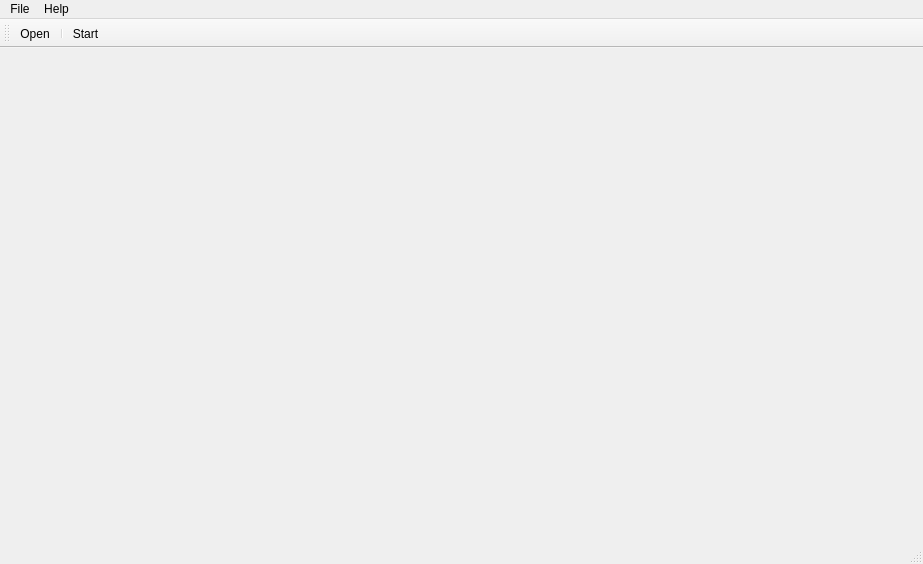
<?xml version="1.0" encoding="UTF-8"?>
<ui version="4.0">
 <class>MainWindow</class>
 <widget class="QMainWindow" name="MainWindow">
  <property name="geometry">
   <rect>
    <x>0</x>
    <y>0</y>
    <width>923</width>
    <height>564</height>
   </rect>
  </property>
  <property name="sizePolicy">
   <sizepolicy hsizetype="Fixed" vsizetype="Fixed">
    <horstretch>0</horstretch>
    <verstretch>0</verstretch>
   </sizepolicy>
  </property>
  <property name="windowTitle">
   <string>ImageClustering</string>
  </property>
  <widget class="QWidget" name="centralWidget">
   <layout class="QGridLayout" name="gridLayout">
    <property name="sizeConstraint">
     <enum>QLayout::SetNoConstraint</enum>
    </property>
   </layout>
  </widget>
  <widget class="QMenuBar" name="menuBar">
   <property name="geometry">
    <rect>
     <x>0</x>
     <y>0</y>
     <width>923</width>
     <height>21</height>
    </rect>
   </property>
   <widget class="QMenu" name="menuFile">
    <property name="title">
     <string>File</string>
    </property>
    <addaction name="separator"/>
    <addaction name="actionOpen"/>
    <addaction name="actionClose"/>
   </widget>
   <widget class="QMenu" name="menuAbout">
    <property name="title">
     <string>Help</string>
    </property>
    <addaction name="actionAbout"/>
   </widget>
   <addaction name="menuFile"/>
   <addaction name="menuAbout"/>
  </widget>
  <widget class="QToolBar" name="mainToolBar">
   <attribute name="toolBarArea">
    <enum>TopToolBarArea</enum>
   </attribute>
   <attribute name="toolBarBreak">
    <bool>false</bool>
   </attribute>
   <addaction name="actionOpen"/>
   <addaction name="separator"/>
   <addaction name="actionStart"/>
  </widget>
  <widget class="QStatusBar" name="statusBar"/>
  <action name="actionOpen">
   <property name="text">
    <string>Open</string>
   </property>
  </action>
  <action name="actionClose">
   <property name="text">
    <string>Close</string>
   </property>
  </action>
  <action name="actionAbout">
   <property name="text">
    <string>About</string>
   </property>
  </action>
  <action name="actionStart">
   <property name="text">
    <string>Start</string>
   </property>
  </action>
 </widget>
 <layoutdefault spacing="6" margin="11"/>
 <resources/>
 <connections/>
</ui>
